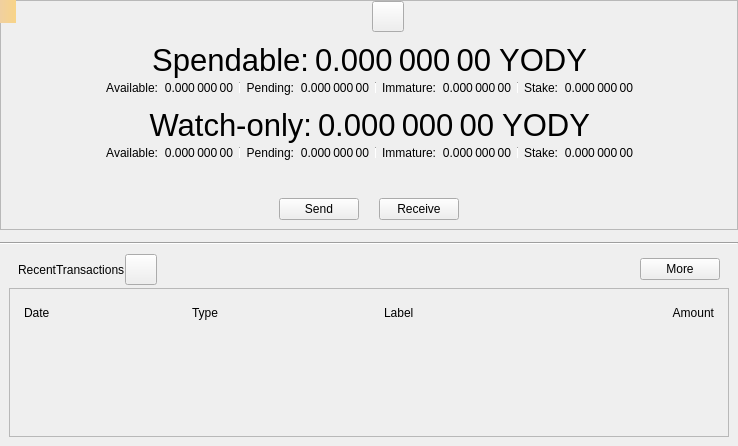
<?xml version="1.0" encoding="UTF-8"?>
<ui version="4.0">
 <class>OverviewPage</class>
 <widget class="QWidget" name="OverviewPage">
  <property name="geometry">
   <rect>
    <x>0</x>
    <y>0</y>
    <width>738</width>
    <height>446</height>
   </rect>
  </property>
  <property name="windowTitle">
   <string>Form</string>
  </property>
  <layout class="QVBoxLayout" name="verticalLayout_6">
   <property name="spacing">
    <number>0</number>
   </property>
   <property name="leftMargin">
    <number>0</number>
   </property>
   <property name="topMargin">
    <number>0</number>
   </property>
   <property name="rightMargin">
    <number>0</number>
   </property>
   <property name="bottomMargin">
    <number>0</number>
   </property>
   <item>
    <widget class="QFrame" name="frameBalances">
     <property name="frameShape">
      <enum>QFrame::StyledPanel</enum>
     </property>
     <property name="frameShadow">
      <enum>QFrame::Raised</enum>
     </property>
     <layout class="QVBoxLayout" name="verticalLayout_5">
      <property name="spacing">
       <number>0</number>
      </property>
      <property name="leftMargin">
       <number>0</number>
      </property>
      <property name="topMargin">
       <number>0</number>
      </property>
      <property name="rightMargin">
       <number>0</number>
      </property>
      <property name="bottomMargin">
       <number>0</number>
      </property>
      <item>
       <widget class="QWidget" name="widgetStatus" native="true">
        <layout class="QHBoxLayout" name="horizontalLayout_16">
         <property name="leftMargin">
          <number>0</number>
         </property>
         <property name="topMargin">
          <number>0</number>
         </property>
         <property name="rightMargin">
          <number>0</number>
         </property>
         <property name="bottomMargin">
          <number>0</number>
         </property>
         <item>
          <spacer name="horizontalSpacer_6">
           <property name="orientation">
            <enum>Qt::Horizontal</enum>
           </property>
           <property name="sizeHint" stdset="0">
            <size>
             <width>0</width>
             <height>20</height>
            </size>
           </property>
          </spacer>
         </item>
         <item>
          <widget class="QLabel" name="labelLogo">
           <property name="sizePolicy">
            <sizepolicy hsizetype="Fixed" vsizetype="Fixed">
             <horstretch>0</horstretch>
             <verstretch>0</verstretch>
            </sizepolicy>
           </property>
           <property name="minimumSize">
            <size>
             <width>32</width>
             <height>32</height>
            </size>
           </property>
          </widget>
         </item>
         <item>
          <widget class="QToolButton" name="labelWalletStatus">
           <property name="enabled">
            <bool>true</bool>
           </property>
           <property name="toolTip">
            <string>The displayed information may be out of date. Your wallet automatically synchronizes with the Yody network after a connection is established, but this process has not completed yet.</string>
           </property>
           <property name="text">
            <string/>
           </property>
           <property name="icon">
            <iconset>
             <normaloff>:/icons/warning</normaloff>
             <disabledoff>:/icons/warning</disabledoff>:/icons/warning</iconset>
           </property>
           <property name="iconSize">
            <size>
             <width>24</width>
             <height>24</height>
            </size>
           </property>
           <property name="flat" stdset="0">
            <bool>false</bool>
           </property>
          </widget>
         </item>
         <item>
          <spacer name="horizontalSpacer_5">
           <property name="orientation">
            <enum>Qt::Horizontal</enum>
           </property>
           <property name="sizeHint" stdset="0">
            <size>
             <width>0</width>
             <height>20</height>
            </size>
           </property>
          </spacer>
         </item>
        </layout>
       </widget>
      </item>
      <item>
       <widget class="QWidget" name="widgetWallet" native="true">
        <layout class="QVBoxLayout" name="verticalLayout_2">
         <property name="spacing">
          <number>0</number>
         </property>
         <item>
          <widget class="QWidget" name="widgetTotal" native="true">
           <layout class="QHBoxLayout" name="horizontalLayout">
            <property name="leftMargin">
             <number>0</number>
            </property>
            <property name="topMargin">
             <number>0</number>
            </property>
            <property name="rightMargin">
             <number>0</number>
            </property>
            <property name="bottomMargin">
             <number>0</number>
            </property>
            <item>
             <spacer name="horizontalSpacer_7">
              <property name="orientation">
               <enum>Qt::Horizontal</enum>
              </property>
              <property name="sizeHint" stdset="0">
               <size>
                <width>0</width>
                <height>20</height>
               </size>
              </property>
             </spacer>
            </item>
            <item>
             <widget class="QLabel" name="labelSpendable">
              <property name="font">
               <font>
                <pointsize>23</pointsize>
               </font>
              </property>
              <property name="text">
               <string>Spendable:</string>
              </property>
              <property name="alignment">
               <set>Qt::AlignRight|Qt::AlignTrailing|Qt::AlignVCenter</set>
              </property>
             </widget>
            </item>
            <item>
             <widget class="QLabel" name="labelTotal">
              <property name="font">
               <font>
                <pointsize>23</pointsize>
               </font>
              </property>
              <property name="cursor">
               <cursorShape>IBeamCursor</cursorShape>
              </property>
              <property name="toolTip">
               <string>Your current total balance</string>
              </property>
              <property name="text">
               <string notr="true">0.000 000 00 YODY</string>
              </property>
              <property name="alignment">
               <set>Qt::AlignRight|Qt::AlignTrailing|Qt::AlignVCenter</set>
              </property>
              <property name="textInteractionFlags">
               <set>Qt::LinksAccessibleByMouse|Qt::TextSelectableByMouse</set>
              </property>
             </widget>
            </item>
            <item>
             <spacer name="horizontalSpacer_8">
              <property name="orientation">
               <enum>Qt::Horizontal</enum>
              </property>
              <property name="sizeHint" stdset="0">
               <size>
                <width>0</width>
                <height>20</height>
               </size>
              </property>
             </spacer>
            </item>
           </layout>
          </widget>
         </item>
         <item>
          <layout class="QHBoxLayout" name="horizontalLayout_13">
           <property name="leftMargin">
            <number>0</number>
           </property>
           <property name="topMargin">
            <number>0</number>
           </property>
           <property name="rightMargin">
            <number>0</number>
           </property>
           <property name="bottomMargin">
            <number>0</number>
           </property>
           <item>
            <spacer name="horizontalSpacer_9">
             <property name="orientation">
              <enum>Qt::Horizontal</enum>
             </property>
             <property name="sizeHint" stdset="0">
              <size>
               <width>40</width>
               <height>20</height>
              </size>
             </property>
            </spacer>
           </item>
           <item>
            <widget class="QWidget" name="widgetBalance" native="true">
             <layout class="QHBoxLayout" name="horizontalLayout_2">
              <property name="leftMargin">
               <number>0</number>
              </property>
              <property name="topMargin">
               <number>0</number>
              </property>
              <property name="rightMargin">
               <number>0</number>
              </property>
              <property name="bottomMargin">
               <number>0</number>
              </property>
              <item>
               <widget class="QLabel" name="labelBalanceText">
                <property name="text">
                 <string>Available:</string>
                </property>
                <property name="alignment">
                 <set>Qt::AlignRight|Qt::AlignTrailing|Qt::AlignVCenter</set>
                </property>
               </widget>
              </item>
              <item>
               <widget class="QLabel" name="labelBalance">
                <property name="cursor">
                 <cursorShape>IBeamCursor</cursorShape>
                </property>
                <property name="toolTip">
                 <string>Your current spendable balance</string>
                </property>
                <property name="text">
                 <string notr="true">0.000 000 00</string>
                </property>
                <property name="alignment">
                 <set>Qt::AlignRight|Qt::AlignTrailing|Qt::AlignVCenter</set>
                </property>
                <property name="textInteractionFlags">
                 <set>Qt::LinksAccessibleByMouse|Qt::TextSelectableByMouse</set>
                </property>
               </widget>
              </item>
             </layout>
            </widget>
           </item>
           <item>
            <widget class="QWidget" name="widgetPending" native="true">
             <layout class="QHBoxLayout" name="horizontalLayout_3">
              <property name="leftMargin">
               <number>6</number>
              </property>
              <property name="topMargin">
               <number>0</number>
              </property>
              <property name="rightMargin">
               <number>0</number>
              </property>
              <property name="bottomMargin">
               <number>0</number>
              </property>
              <item>
               <widget class="Line" name="vLine">
                <property name="maximumSize">
                 <size>
                  <width>1</width>
                  <height>12</height>
                 </size>
                </property>
                <property name="orientation">
                 <enum>Qt::Vertical</enum>
                </property>
               </widget>
              </item>
              <item>
               <widget class="QLabel" name="labelPendingText">
                <property name="text">
                 <string>Pending:</string>
                </property>
                <property name="alignment">
                 <set>Qt::AlignRight|Qt::AlignTrailing|Qt::AlignVCenter</set>
                </property>
               </widget>
              </item>
              <item>
               <widget class="QLabel" name="labelUnconfirmed">
                <property name="cursor">
                 <cursorShape>IBeamCursor</cursorShape>
                </property>
                <property name="toolTip">
                 <string>Total of transactions that have yet to be confirmed, and do not yet count toward the spendable balance</string>
                </property>
                <property name="text">
                 <string notr="true">0.000 000 00</string>
                </property>
                <property name="alignment">
                 <set>Qt::AlignRight|Qt::AlignTrailing|Qt::AlignVCenter</set>
                </property>
                <property name="textInteractionFlags">
                 <set>Qt::LinksAccessibleByMouse|Qt::TextSelectableByMouse</set>
                </property>
               </widget>
              </item>
             </layout>
            </widget>
           </item>
           <item>
            <widget class="QWidget" name="widgetImmature" native="true">
             <layout class="QHBoxLayout" name="horizontalLayout_4">
              <property name="leftMargin">
               <number>6</number>
              </property>
              <property name="topMargin">
               <number>0</number>
              </property>
              <property name="rightMargin">
               <number>0</number>
              </property>
              <property name="bottomMargin">
               <number>0</number>
              </property>
              <item>
               <widget class="Line" name="vLine_2">
                <property name="maximumSize">
                 <size>
                  <width>1</width>
                  <height>12</height>
                 </size>
                </property>
                <property name="orientation">
                 <enum>Qt::Vertical</enum>
                </property>
               </widget>
              </item>
              <item>
               <widget class="QLabel" name="labelImmatureText">
                <property name="text">
                 <string>Immature:</string>
                </property>
                <property name="alignment">
                 <set>Qt::AlignRight|Qt::AlignTrailing|Qt::AlignVCenter</set>
                </property>
               </widget>
              </item>
              <item>
               <widget class="QLabel" name="labelImmature">
                <property name="cursor">
                 <cursorShape>IBeamCursor</cursorShape>
                </property>
                <property name="toolTip">
                 <string>Mined balance that has not yet matured</string>
                </property>
                <property name="text">
                 <string notr="true">0.000 000 00</string>
                </property>
                <property name="alignment">
                 <set>Qt::AlignRight|Qt::AlignTrailing|Qt::AlignVCenter</set>
                </property>
                <property name="textInteractionFlags">
                 <set>Qt::LinksAccessibleByMouse|Qt::TextSelectableByMouse</set>
                </property>
               </widget>
              </item>
             </layout>
            </widget>
           </item>
           <item>
            <widget class="QWidget" name="widgetStake" native="true">
             <layout class="QHBoxLayout" name="horizontalLayout_7">
              <property name="leftMargin">
               <number>6</number>
              </property>
              <property name="topMargin">
               <number>0</number>
              </property>
              <property name="rightMargin">
               <number>0</number>
              </property>
              <property name="bottomMargin">
               <number>0</number>
              </property>
              <item>
               <widget class="Line" name="vLine_3">
                <property name="maximumSize">
                 <size>
                  <width>1</width>
                  <height>12</height>
                 </size>
                </property>
                <property name="orientation">
                 <enum>Qt::Vertical</enum>
                </property>
               </widget>
              </item>
              <item>
               <widget class="QLabel" name="labelStakeText">
                <property name="text">
                 <string>Stake:</string>
                </property>
                <property name="alignment">
                 <set>Qt::AlignRight|Qt::AlignTrailing|Qt::AlignVCenter</set>
                </property>
               </widget>
              </item>
              <item>
               <widget class="QLabel" name="labelStake">
                <property name="text">
                 <string>0.000 000 00</string>
                </property>
                <property name="alignment">
                 <set>Qt::AlignRight|Qt::AlignTrailing|Qt::AlignVCenter</set>
                </property>
                <property name="textInteractionFlags">
                 <set>Qt::LinksAccessibleByMouse|Qt::TextSelectableByMouse</set>
                </property>
               </widget>
              </item>
             </layout>
            </widget>
           </item>
           <item>
            <spacer name="horizontalSpacer_10">
             <property name="orientation">
              <enum>Qt::Horizontal</enum>
             </property>
             <property name="sizeHint" stdset="0">
              <size>
               <width>40</width>
               <height>20</height>
              </size>
             </property>
            </spacer>
           </item>
          </layout>
         </item>
        </layout>
       </widget>
      </item>
      <item>
       <widget class="QWidget" name="widgetWatch" native="true">
        <layout class="QVBoxLayout" name="verticalLayout_4">
         <property name="spacing">
          <number>0</number>
         </property>
         <property name="topMargin">
          <number>0</number>
         </property>
         <property name="bottomMargin">
          <number>0</number>
         </property>
         <item>
          <widget class="QWidget" name="widgetWatchTotal" native="true">
           <layout class="QHBoxLayout" name="horizontalLayout_8">
            <property name="leftMargin">
             <number>0</number>
            </property>
            <property name="topMargin">
             <number>0</number>
            </property>
            <property name="rightMargin">
             <number>0</number>
            </property>
            <property name="bottomMargin">
             <number>0</number>
            </property>
            <item>
             <spacer name="horizontalSpacer_11">
              <property name="orientation">
               <enum>Qt::Horizontal</enum>
              </property>
              <property name="sizeHint" stdset="0">
               <size>
                <width>0</width>
                <height>20</height>
               </size>
              </property>
             </spacer>
            </item>
            <item>
             <widget class="QLabel" name="labelWatchonly">
              <property name="font">
               <font>
                <pointsize>23</pointsize>
               </font>
              </property>
              <property name="text">
               <string>Watch-only:</string>
              </property>
              <property name="alignment">
               <set>Qt::AlignRight|Qt::AlignTrailing|Qt::AlignVCenter</set>
              </property>
             </widget>
            </item>
            <item>
             <widget class="QLabel" name="labelWatchTotal">
              <property name="font">
               <font>
                <pointsize>23</pointsize>
               </font>
              </property>
              <property name="cursor">
               <cursorShape>IBeamCursor</cursorShape>
              </property>
              <property name="toolTip">
               <string>Current total balance in watch-only addresses</string>
              </property>
              <property name="text">
               <string notr="true">0.000 000 00 YODY</string>
              </property>
              <property name="alignment">
               <set>Qt::AlignRight|Qt::AlignTrailing|Qt::AlignVCenter</set>
              </property>
              <property name="textInteractionFlags">
               <set>Qt::LinksAccessibleByMouse|Qt::TextSelectableByMouse</set>
              </property>
             </widget>
            </item>
            <item>
             <spacer name="horizontalSpacer_12">
              <property name="orientation">
               <enum>Qt::Horizontal</enum>
              </property>
              <property name="sizeHint" stdset="0">
               <size>
                <width>0</width>
                <height>20</height>
               </size>
              </property>
             </spacer>
            </item>
           </layout>
          </widget>
         </item>
         <item>
          <layout class="QHBoxLayout" name="horizontalLayout_14">
           <property name="leftMargin">
            <number>0</number>
           </property>
           <property name="rightMargin">
            <number>0</number>
           </property>
           <item>
            <spacer name="horizontalSpacer_13">
             <property name="orientation">
              <enum>Qt::Horizontal</enum>
             </property>
             <property name="sizeHint" stdset="0">
              <size>
               <width>0</width>
               <height>20</height>
              </size>
             </property>
            </spacer>
           </item>
           <item>
            <widget class="QWidget" name="widgetWatchAvailable" native="true">
             <layout class="QHBoxLayout" name="horizontalLayout_9">
              <property name="leftMargin">
               <number>0</number>
              </property>
              <property name="topMargin">
               <number>0</number>
              </property>
              <property name="rightMargin">
               <number>0</number>
              </property>
              <property name="bottomMargin">
               <number>0</number>
              </property>
              <item>
               <widget class="QLabel" name="labelWatchAvailableText">
                <property name="text">
                 <string>Available:</string>
                </property>
                <property name="alignment">
                 <set>Qt::AlignRight|Qt::AlignTrailing|Qt::AlignVCenter</set>
                </property>
               </widget>
              </item>
              <item>
               <widget class="QLabel" name="labelWatchAvailable">
                <property name="cursor">
                 <cursorShape>IBeamCursor</cursorShape>
                </property>
                <property name="toolTip">
                 <string>Your current balance in watch-only addresses</string>
                </property>
                <property name="text">
                 <string notr="true">0.000 000 00</string>
                </property>
                <property name="alignment">
                 <set>Qt::AlignRight|Qt::AlignTrailing|Qt::AlignVCenter</set>
                </property>
                <property name="textInteractionFlags">
                 <set>Qt::LinksAccessibleByMouse|Qt::TextSelectableByMouse</set>
                </property>
               </widget>
              </item>
             </layout>
            </widget>
           </item>
           <item>
            <widget class="QWidget" name="widgetWatchPending" native="true">
             <layout class="QHBoxLayout" name="horizontalLayout_10">
              <property name="leftMargin">
               <number>6</number>
              </property>
              <property name="topMargin">
               <number>0</number>
              </property>
              <property name="rightMargin">
               <number>0</number>
              </property>
              <property name="bottomMargin">
               <number>0</number>
              </property>
              <item>
               <widget class="Line" name="vLine_4">
                <property name="maximumSize">
                 <size>
                  <width>1</width>
                  <height>12</height>
                 </size>
                </property>
                <property name="orientation">
                 <enum>Qt::Vertical</enum>
                </property>
               </widget>
              </item>
              <item>
               <widget class="QLabel" name="labelWatchPendingText">
                <property name="text">
                 <string>Pending:</string>
                </property>
                <property name="alignment">
                 <set>Qt::AlignRight|Qt::AlignTrailing|Qt::AlignVCenter</set>
                </property>
               </widget>
              </item>
              <item>
               <widget class="QLabel" name="labelWatchPending">
                <property name="cursor">
                 <cursorShape>IBeamCursor</cursorShape>
                </property>
                <property name="toolTip">
                 <string>Unconfirmed transactions to watch-only addresses</string>
                </property>
                <property name="text">
                 <string notr="true">0.000 000 00</string>
                </property>
                <property name="alignment">
                 <set>Qt::AlignRight|Qt::AlignTrailing|Qt::AlignVCenter</set>
                </property>
                <property name="textInteractionFlags">
                 <set>Qt::LinksAccessibleByMouse|Qt::TextSelectableByMouse</set>
                </property>
               </widget>
              </item>
             </layout>
            </widget>
           </item>
           <item>
            <widget class="QWidget" name="widgetWatchImmature" native="true">
             <layout class="QHBoxLayout" name="horizontalLayout_11">
              <property name="leftMargin">
               <number>6</number>
              </property>
              <property name="topMargin">
               <number>0</number>
              </property>
              <property name="rightMargin">
               <number>0</number>
              </property>
              <property name="bottomMargin">
               <number>0</number>
              </property>
              <item>
               <widget class="Line" name="vLine_5">
                <property name="maximumSize">
                 <size>
                  <width>1</width>
                  <height>12</height>
                 </size>
                </property>
                <property name="orientation">
                 <enum>Qt::Vertical</enum>
                </property>
               </widget>
              </item>
              <item>
               <widget class="QLabel" name="labelWatchImmatureText">
                <property name="text">
                 <string>Immature:</string>
                </property>
                <property name="alignment">
                 <set>Qt::AlignRight|Qt::AlignTrailing|Qt::AlignVCenter</set>
                </property>
               </widget>
              </item>
              <item>
               <widget class="QLabel" name="labelWatchImmature">
                <property name="cursor">
                 <cursorShape>IBeamCursor</cursorShape>
                </property>
                <property name="toolTip">
                 <string>Mined balance in watch-only addresses that has not yet matured</string>
                </property>
                <property name="text">
                 <string notr="true">0.000 000 00</string>
                </property>
                <property name="alignment">
                 <set>Qt::AlignRight|Qt::AlignTrailing|Qt::AlignVCenter</set>
                </property>
                <property name="textInteractionFlags">
                 <set>Qt::LinksAccessibleByMouse|Qt::TextSelectableByMouse</set>
                </property>
               </widget>
              </item>
             </layout>
            </widget>
           </item>
           <item>
            <widget class="QWidget" name="widgetWatchStake" native="true">
             <layout class="QHBoxLayout" name="horizontalLayout_12">
              <property name="leftMargin">
               <number>6</number>
              </property>
              <property name="topMargin">
               <number>0</number>
              </property>
              <property name="rightMargin">
               <number>0</number>
              </property>
              <property name="bottomMargin">
               <number>0</number>
              </property>
              <item>
               <widget class="Line" name="vLine_6">
                <property name="maximumSize">
                 <size>
                  <width>1</width>
                  <height>12</height>
                 </size>
                </property>
                <property name="orientation">
                 <enum>Qt::Vertical</enum>
                </property>
               </widget>
              </item>
              <item>
               <widget class="QLabel" name="labelWatchStakeText">
                <property name="text">
                 <string>Stake:</string>
                </property>
                <property name="alignment">
                 <set>Qt::AlignRight|Qt::AlignTrailing|Qt::AlignVCenter</set>
                </property>
               </widget>
              </item>
              <item>
               <widget class="QLabel" name="labelWatchStake">
                <property name="text">
                 <string>0.000 000 00</string>
                </property>
                <property name="alignment">
                 <set>Qt::AlignRight|Qt::AlignTrailing|Qt::AlignVCenter</set>
                </property>
                <property name="textInteractionFlags">
                 <set>Qt::LinksAccessibleByMouse|Qt::TextSelectableByMouse</set>
                </property>
               </widget>
              </item>
             </layout>
            </widget>
           </item>
           <item>
            <spacer name="horizontalSpacer_14">
             <property name="orientation">
              <enum>Qt::Horizontal</enum>
             </property>
             <property name="sizeHint" stdset="0">
              <size>
               <width>0</width>
               <height>20</height>
              </size>
             </property>
            </spacer>
           </item>
          </layout>
         </item>
        </layout>
       </widget>
      </item>
      <item>
       <widget class="QWidget" name="widgetTransaction" native="true">
        <layout class="QHBoxLayout" name="horizontalLayout_15">
         <property name="spacing">
          <number>20</number>
         </property>
         <property name="topMargin">
          <number>35</number>
         </property>
         <item>
          <spacer name="horizontalSpacer_15">
           <property name="orientation">
            <enum>Qt::Horizontal</enum>
           </property>
           <property name="sizeHint" stdset="0">
            <size>
             <width>0</width>
             <height>20</height>
            </size>
           </property>
          </spacer>
         </item>
         <item>
          <widget class="YodyPushButton" name="buttonSend">
           <property name="text">
            <string>Send</string>
           </property>
          </widget>
         </item>
         <item>
          <widget class="YodyPushButton" name="buttonReceive">
           <property name="text">
            <string>Receive</string>
           </property>
          </widget>
         </item>
         <item>
          <spacer name="horizontalSpacer_16">
           <property name="orientation">
            <enum>Qt::Horizontal</enum>
           </property>
           <property name="sizeHint" stdset="0">
            <size>
             <width>0</width>
             <height>20</height>
            </size>
           </property>
          </spacer>
         </item>
        </layout>
       </widget>
      </item>
     </layout>
    </widget>
   </item>
   <item>
    <spacer name="verticalSpacer_5">
     <property name="orientation">
      <enum>Qt::Vertical</enum>
     </property>
     <property name="sizeType">
      <enum>QSizePolicy::Fixed</enum>
     </property>
     <property name="sizeHint" stdset="0">
      <size>
       <width>20</width>
       <height>12</height>
      </size>
     </property>
    </spacer>
   </item>
   <item>
    <widget class="Line" name="hLine">
     <property name="orientation">
      <enum>Qt::Horizontal</enum>
     </property>
    </widget>
   </item>
   <item>
    <spacer name="verticalSpacer_4">
     <property name="orientation">
      <enum>Qt::Vertical</enum>
     </property>
     <property name="sizeType">
      <enum>QSizePolicy::Fixed</enum>
     </property>
     <property name="sizeHint" stdset="0">
      <size>
       <width>20</width>
       <height>0</height>
      </size>
     </property>
    </spacer>
   </item>
   <item>
    <widget class="QWidget" name="widgetRecent" native="true">
     <layout class="QVBoxLayout" name="verticalLayout">
      <property name="spacing">
       <number>0</number>
      </property>
      <item>
       <layout class="QHBoxLayout" name="horizontalLayout_6">
        <property name="leftMargin">
         <number>9</number>
        </property>
        <property name="rightMargin">
         <number>9</number>
        </property>
        <property name="bottomMargin">
         <number>3</number>
        </property>
        <item>
         <widget class="QLabel" name="labelRecentTransactions">
          <property name="text">
           <string>RecentTransactions</string>
          </property>
         </widget>
        </item>
        <item>
         <widget class="QToolButton" name="labelTransactionsStatus">
          <property name="enabled">
           <bool>true</bool>
          </property>
          <property name="toolTip">
           <string>The displayed information may be out of date. Your wallet automatically synchronizes with the Yody network after a connection is established, but this process has not completed yet.</string>
          </property>
          <property name="text">
           <string/>
          </property>
          <property name="icon">
           <iconset>
            <normaloff>:/icons/warning</normaloff>
            <disabledoff>:/icons/warning</disabledoff>:/icons/warning</iconset>
          </property>
          <property name="iconSize">
           <size>
            <width>24</width>
            <height>24</height>
           </size>
          </property>
          <property name="flat" stdset="0">
           <bool>false</bool>
          </property>
         </widget>
        </item>
        <item>
         <spacer name="horizontalSpacer_3">
          <property name="orientation">
           <enum>Qt::Horizontal</enum>
          </property>
          <property name="sizeHint" stdset="0">
           <size>
            <width>0</width>
            <height>20</height>
           </size>
          </property>
         </spacer>
        </item>
        <item>
         <widget class="QPushButton" name="showMoreButton">
          <property name="text">
           <string>More</string>
          </property>
         </widget>
        </item>
       </layout>
      </item>
      <item>
       <layout class="QVBoxLayout" name="verticalLayout_3">
        <item>
         <widget class="QFrame" name="frameRecentTransactions">
          <property name="frameShape">
           <enum>QFrame::StyledPanel</enum>
          </property>
          <property name="frameShadow">
           <enum>QFrame::Raised</enum>
          </property>
          <layout class="QVBoxLayout" name="verticalLayout_8">
           <item>
            <widget class="QWidget" name="widget_header" native="true">
             <layout class="QHBoxLayout" name="horizontalLayout_5">
              <property name="spacing">
               <number>5</number>
              </property>
              <property name="leftMargin">
               <number>5</number>
              </property>
              <property name="topMargin">
               <number>5</number>
              </property>
              <property name="rightMargin">
               <number>5</number>
              </property>
              <property name="bottomMargin">
               <number>5</number>
              </property>
              <item>
               <widget class="QLabel" name="labelDate">
                <property name="text">
                 <string>Date</string>
                </property>
               </widget>
              </item>
              <item>
               <widget class="QLabel" name="labelType">
                <property name="text">
                 <string>Type</string>
                </property>
               </widget>
              </item>
              <item>
               <spacer name="horizontalSpacer_2">
                <property name="orientation">
                 <enum>Qt::Horizontal</enum>
                </property>
                <property name="sizeType">
                 <enum>QSizePolicy::Fixed</enum>
                </property>
                <property name="sizeHint" stdset="0">
                 <size>
                  <width>25</width>
                  <height>20</height>
                 </size>
                </property>
               </spacer>
              </item>
              <item>
               <widget class="QLabel" name="labelAddress">
                <property name="text">
                 <string>Label</string>
                </property>
               </widget>
              </item>
              <item>
               <widget class="QLabel" name="labelAmount">
                <property name="text">
                 <string>Amount</string>
                </property>
                <property name="alignment">
                 <set>Qt::AlignRight|Qt::AlignTrailing|Qt::AlignVCenter</set>
                </property>
               </widget>
              </item>
             </layout>
            </widget>
           </item>
           <item>
            <widget class="QListView" name="listTransactions">
             <property name="styleSheet">
              <string notr="true">QListView { background: transparent; }</string>
             </property>
             <property name="frameShape">
              <enum>QFrame::NoFrame</enum>
             </property>
             <property name="verticalScrollBarPolicy">
              <enum>Qt::ScrollBarAlwaysOff</enum>
             </property>
             <property name="horizontalScrollBarPolicy">
              <enum>Qt::ScrollBarAlwaysOff</enum>
             </property>
            </widget>
           </item>
          </layout>
         </widget>
        </item>
       </layout>
      </item>
     </layout>
    </widget>
   </item>
  </layout>
  <widget class="QLabel" name="labelAlerts">
   <property name="geometry">
    <rect>
     <x>0</x>
     <y>0</y>
     <width>16</width>
     <height>23</height>
    </rect>
   </property>
   <property name="visible">
    <bool>false</bool>
   </property>
   <property name="styleSheet">
    <string notr="true">QLabel { background-color: qlineargradient(x1: 0, y1: 0, x2: 1, y2: 0, stop:0 #F0D0A0, stop:1 #F8D488); color:#000000; }</string>
   </property>
   <property name="wordWrap">
    <bool>true</bool>
   </property>
   <property name="margin">
    <number>3</number>
   </property>
   <property name="textInteractionFlags">
    <set>Qt::TextSelectableByMouse</set>
   </property>
  </widget>
 </widget>
 <customwidgets>
  <customwidget>
   <class>YodyPushButton</class>
   <extends>QPushButton</extends>
   <header>qt/yodypushbutton.h</header>
  </customwidget>
 </customwidgets>
 <resources/>
 <connections/>
</ui>
